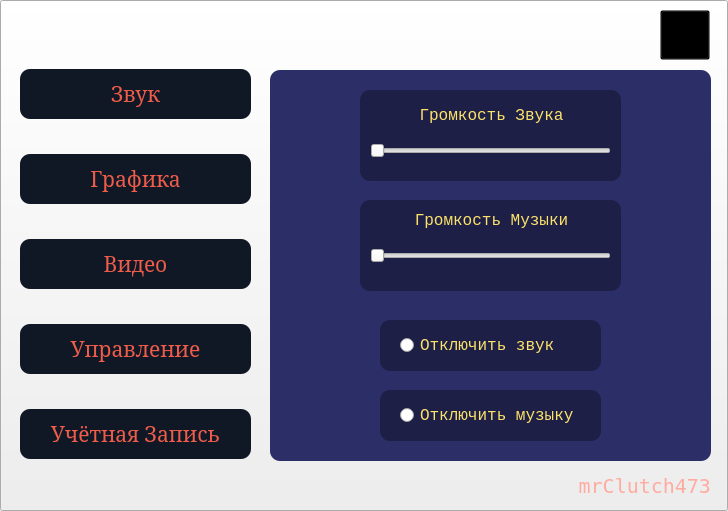
<?xml version="1.0" encoding="UTF-8"?>
<ui version="4.0">
 <class>Form</class>
 <widget class="QWidget" name="Form">
  <property name="geometry">
   <rect>
    <x>0</x>
    <y>0</y>
    <width>728</width>
    <height>511</height>
   </rect>
  </property>
  <property name="windowTitle">
   <string>Form</string>
  </property>
  <widget class="QPushButton" name="pushButton">
   <property name="geometry">
    <rect>
     <x>0</x>
     <y>0</y>
     <width>728</width>
     <height>511</height>
    </rect>
   </property>
   <property name="font">
    <font>
     <family>Terminal</family>
     <pointsize>15</pointsize>
     <weight>50</weight>
     <bold>false</bold>
    </font>
   </property>
   <property name="text">
    <string/>
   </property>
   <property name="icon">
    <iconset>
     <normaloff>nastrFon.jpg</normaloff>nastrFon.jpg</iconset>
   </property>
   <property name="iconSize">
    <size>
     <width>728</width>
     <height>511</height>
    </size>
   </property>
  </widget>
  <widget class="QWidget" name="verticalLayoutWidget">
   <property name="geometry">
    <rect>
     <x>20</x>
     <y>40</y>
     <width>231</width>
     <height>451</height>
    </rect>
   </property>
   <layout class="QVBoxLayout" name="verticalLayout_2">
    <item>
     <widget class="QPushButton" name="pushButton_9">
      <property name="minimumSize">
       <size>
        <width>50</width>
        <height>50</height>
       </size>
      </property>
      <property name="font">
       <font>
        <family>MS Serif</family>
        <pointsize>16</pointsize>
       </font>
      </property>
      <property name="styleSheet">
       <string notr="true">QPushButton {
	background-color: rgb(16, 24, 37);
	color: rgb(239, 92, 74);
	border-radius: 10px;
}
QPushButton:hover {
	background-color: rgb(239, 92, 74);
	color: rgb(16, 24, 37);
	border-radius: 10px;
}</string>
      </property>
      <property name="text">
       <string>Звук</string>
      </property>
     </widget>
    </item>
    <item>
     <widget class="QPushButton" name="pushButton_10">
      <property name="minimumSize">
       <size>
        <width>50</width>
        <height>50</height>
       </size>
      </property>
      <property name="font">
       <font>
        <family>MS Serif</family>
        <pointsize>16</pointsize>
       </font>
      </property>
      <property name="styleSheet">
       <string notr="true">QPushButton {
	background-color: rgb(16, 24, 37);
	color: rgb(239, 92, 74);
	border-radius: 10px;
}
QPushButton:hover {
	background-color: rgb(239, 92, 74);
	color: rgb(16, 24, 37);
	border-radius: 10px;
}</string>
      </property>
      <property name="text">
       <string>Графика</string>
      </property>
     </widget>
    </item>
    <item>
     <widget class="QPushButton" name="pushButton_11">
      <property name="minimumSize">
       <size>
        <width>50</width>
        <height>50</height>
       </size>
      </property>
      <property name="font">
       <font>
        <family>MS Serif</family>
        <pointsize>16</pointsize>
       </font>
      </property>
      <property name="styleSheet">
       <string notr="true">QPushButton {
	background-color: rgb(16, 24, 37);
	color: rgb(239, 92, 74);
	border-radius: 10px;
}
QPushButton:hover {
	background-color: rgb(239, 92, 74);
	color: rgb(16, 24, 37);
	border-radius: 10px;
}</string>
      </property>
      <property name="text">
       <string>Видео</string>
      </property>
     </widget>
    </item>
    <item>
     <widget class="QPushButton" name="pushButton_12">
      <property name="minimumSize">
       <size>
        <width>50</width>
        <height>50</height>
       </size>
      </property>
      <property name="font">
       <font>
        <family>MS Serif</family>
        <pointsize>16</pointsize>
       </font>
      </property>
      <property name="styleSheet">
       <string notr="true">QPushButton {
	background-color: rgb(16, 24, 37);
	color: rgb(239, 92, 74);
	border-radius: 10px;
}
QPushButton:hover {
	background-color: rgb(239, 92, 74);
	color: rgb(16, 24, 37);
	border-radius: 10px;
}</string>
      </property>
      <property name="text">
       <string>Управление</string>
      </property>
     </widget>
    </item>
    <item>
     <widget class="QPushButton" name="pushButton_13">
      <property name="minimumSize">
       <size>
        <width>50</width>
        <height>50</height>
       </size>
      </property>
      <property name="font">
       <font>
        <family>MS Serif</family>
        <pointsize>16</pointsize>
       </font>
      </property>
      <property name="styleSheet">
       <string notr="true">QPushButton {
	background-color: rgb(16, 24, 37);
	color: rgb(239, 92, 74);
	border-radius: 10px;
}
QPushButton:hover {
	background-color: rgb(239, 92, 74);
	color: rgb(16, 24, 37);
	border-radius: 10px;
}</string>
      </property>
      <property name="text">
       <string>Учётная Запись</string>
      </property>
     </widget>
    </item>
   </layout>
  </widget>
  <widget class="QLabel" name="label">
   <property name="geometry">
    <rect>
     <x>560</x>
     <y>470</y>
     <width>151</width>
     <height>31</height>
    </rect>
   </property>
   <property name="font">
    <font>
     <family>Terminal</family>
     <pointsize>15</pointsize>
    </font>
   </property>
   <property name="layoutDirection">
    <enum>Qt::RightToLeft</enum>
   </property>
   <property name="styleSheet">
    <string notr="true">color: rgb(255, 171, 160);</string>
   </property>
   <property name="text">
    <string>mrClutch473</string>
   </property>
   <property name="alignment">
    <set>Qt::AlignRight|Qt::AlignTrailing|Qt::AlignVCenter</set>
   </property>
  </widget>
  <widget class="QPushButton" name="pushButton_2">
   <property name="geometry">
    <rect>
     <x>660</x>
     <y>10</y>
     <width>50</width>
     <height>50</height>
    </rect>
   </property>
   <property name="autoFillBackground">
    <bool>false</bool>
   </property>
   <property name="styleSheet">
    <string notr="true">background-color: transparent;</string>
   </property>
   <property name="text">
    <string/>
   </property>
   <property name="icon">
    <iconset>
     <normaloff>NastrQuit1.png</normaloff>NastrQuit1.png</iconset>
   </property>
   <property name="iconSize">
    <size>
     <width>50</width>
     <height>50</height>
    </size>
   </property>
  </widget>
  <widget class="QPushButton" name="pushButton_14">
   <property name="enabled">
    <bool>true</bool>
   </property>
   <property name="geometry">
    <rect>
     <x>270</x>
     <y>70</y>
     <width>441</width>
     <height>391</height>
    </rect>
   </property>
   <property name="minimumSize">
    <size>
     <width>50</width>
     <height>50</height>
    </size>
   </property>
   <property name="font">
    <font>
     <family>MS Serif</family>
     <pointsize>16</pointsize>
    </font>
   </property>
   <property name="styleSheet">
    <string notr="true">background-color: rgb(43, 46, 103);
border-radius: 10px;
</string>
   </property>
   <property name="text">
    <string/>
   </property>
  </widget>
  <widget class="QLabel" name="label_4">
   <property name="geometry">
    <rect>
     <x>360</x>
     <y>200</y>
     <width>261</width>
     <height>91</height>
    </rect>
   </property>
   <property name="styleSheet">
    <string notr="true">background-color: rgb(29, 31, 71);
border-radius: 10px;</string>
   </property>
   <property name="text">
    <string/>
   </property>
  </widget>
  <widget class="QLabel" name="label_5">
   <property name="geometry">
    <rect>
     <x>360</x>
     <y>90</y>
     <width>261</width>
     <height>91</height>
    </rect>
   </property>
   <property name="styleSheet">
    <string notr="true">background-color: rgb(29, 31, 71);
border-radius: 10px;</string>
   </property>
   <property name="text">
    <string/>
   </property>
  </widget>
  <widget class="QLabel" name="label_6">
   <property name="geometry">
    <rect>
     <x>380</x>
     <y>320</y>
     <width>221</width>
     <height>51</height>
    </rect>
   </property>
   <property name="styleSheet">
    <string notr="true">background-color: rgb(29, 31, 71);
border-radius: 10px;</string>
   </property>
   <property name="text">
    <string/>
   </property>
  </widget>
  <widget class="QRadioButton" name="radioButton">
   <property name="geometry">
    <rect>
     <x>400</x>
     <y>330</y>
     <width>181</width>
     <height>31</height>
    </rect>
   </property>
   <property name="font">
    <font>
     <family>Lucida Console</family>
     <pointsize>12</pointsize>
    </font>
   </property>
   <property name="styleSheet">
    <string notr="true">color: rgb(252, 226, 105);</string>
   </property>
   <property name="text">
    <string>Отключить звук</string>
   </property>
  </widget>
  <widget class="QLabel" name="label_7">
   <property name="geometry">
    <rect>
     <x>380</x>
     <y>390</y>
     <width>221</width>
     <height>51</height>
    </rect>
   </property>
   <property name="styleSheet">
    <string notr="true">background-color: rgb(29, 31, 71);
border-radius: 10px;</string>
   </property>
   <property name="text">
    <string/>
   </property>
  </widget>
  <widget class="QLabel" name="label_2">
   <property name="geometry">
    <rect>
     <x>396</x>
     <y>105</y>
     <width>191</width>
     <height>20</height>
    </rect>
   </property>
   <property name="font">
    <font>
     <family>Lucida Console</family>
     <pointsize>12</pointsize>
    </font>
   </property>
   <property name="styleSheet">
    <string notr="true">color: rgb(252, 226, 105);</string>
   </property>
   <property name="text">
    <string>Громкость Звука</string>
   </property>
   <property name="alignment">
    <set>Qt::AlignCenter</set>
   </property>
  </widget>
  <widget class="QSlider" name="horizontalSlider">
   <property name="geometry">
    <rect>
     <x>370</x>
     <y>140</y>
     <width>241</width>
     <height>22</height>
    </rect>
   </property>
   <property name="orientation">
    <enum>Qt::Horizontal</enum>
   </property>
  </widget>
  <widget class="QLabel" name="label_3">
   <property name="geometry">
    <rect>
     <x>396</x>
     <y>210</y>
     <width>191</width>
     <height>20</height>
    </rect>
   </property>
   <property name="font">
    <font>
     <family>Lucida Console</family>
     <pointsize>12</pointsize>
    </font>
   </property>
   <property name="styleSheet">
    <string notr="true">color: rgb(252, 226, 105);</string>
   </property>
   <property name="text">
    <string>Громкость Музыки</string>
   </property>
   <property name="alignment">
    <set>Qt::AlignCenter</set>
   </property>
  </widget>
  <widget class="QSlider" name="horizontalSlider_2">
   <property name="geometry">
    <rect>
     <x>370</x>
     <y>245</y>
     <width>241</width>
     <height>22</height>
    </rect>
   </property>
   <property name="orientation">
    <enum>Qt::Horizontal</enum>
   </property>
  </widget>
  <widget class="QRadioButton" name="radioButton_2">
   <property name="geometry">
    <rect>
     <x>400</x>
     <y>400</y>
     <width>181</width>
     <height>31</height>
    </rect>
   </property>
   <property name="font">
    <font>
     <family>Lucida Console</family>
     <pointsize>12</pointsize>
    </font>
   </property>
   <property name="styleSheet">
    <string notr="true">color: rgb(252, 226, 105);</string>
   </property>
   <property name="text">
    <string>Отключить музыку</string>
   </property>
  </widget>
 </widget>
 <resources/>
 <connections/>
</ui>
